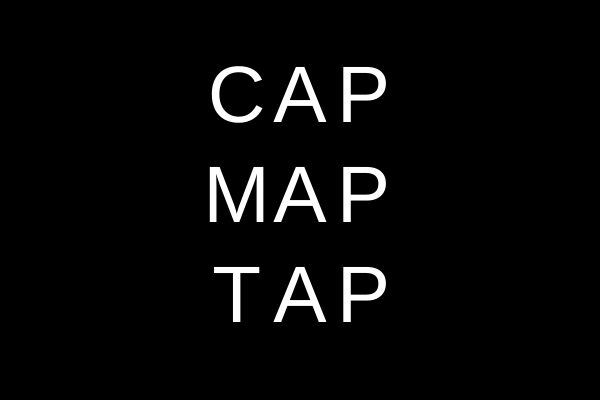
Frame 1 (no input)
Frame 60 (no input): identical to frame 1, image omitted
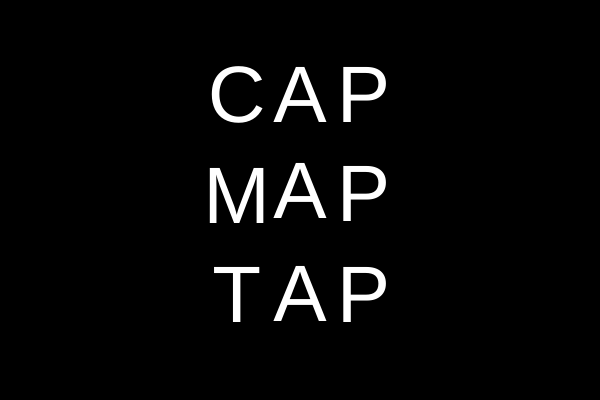
Frame 120 (the mouse pressed at the canvas centre since frame 60)

The p5.js sketch that drew these frames (run headless with seeded random() and noise() and a simulated clock; from frame 60 on, the mouse is pressed at the canvas centre):

// p5.js sketch
// ── sketch.js
let words = ["CAP", "MAP", "TAP"];
let mode = 0; // 0 = normal, 1 = shake, 2 = swap, 3 = drift
let baseSize = 80;

function setup() {
  createCanvas(600, 400);
  textAlign(CENTER, CENTER);
  textSize(baseSize);
}

function draw() {
  background(0);
  fill(255);

  for (let i = 0; i < words.length; i++) {
    let y = height / 4 + i * 100;
    drawWord(words[i], width / 2, y);
  }
}

function drawWord(word, x, y) {
  let spacing = textWidth("A") + 10;
  let startX = x - spacing;

  for (let i = 0; i < word.length; i++) {
    let letter = word[i];
    let lx = startX + i * spacing;
    let ly = y;

    // subtle mouse distortion (always active)
    let d = dist(mouseX, mouseY, lx, ly);
    let influence = map(constrain(d, 0, 120), 0, 120, 5, 0);
    ly += random(-influence, influence);

    // MODE 1: SHAKE (X)
    if (mode === 1) {
      lx += random(-5, 5);
      ly += random(-5, 5);
    }

    // MODE 2: SWAP LETTERS (Y)
    if (mode === 2) {
      letter = random(["C", "M", "T"]) + "AP";
      text(letter, x, y);
      return; // draw whole swapped word
    }

    // MODE 3: DRIFT APART (Z)
    if (mode === 3) {
      lx += sin(frameCount * 0.05 + i) * 40;
    }

    text(letter, lx, ly);
  }
}

function keyPressed() {
  if (key === "x" || key === "X") mode = 1;
  if (key === "y" || key === "Y") mode = 2;
  if (key === "z" || key === "Z") mode = 3;
  if (key === "0") mode = 0; // reset
}
